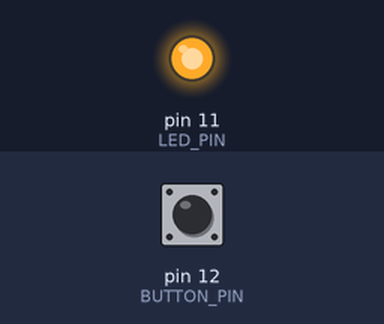
A program run on a simulated Raspberry Pi (header pin numbers). Shown: output pins drawn as LEDs (lit = HIGH). Inputs (shaded band) come from the test bench; at power-on: pin 12 (BUTTON_PIN) HIGH. What the program prints to the terminal is not drawn.

Above: at 0.1 s.
At 5.1 s:
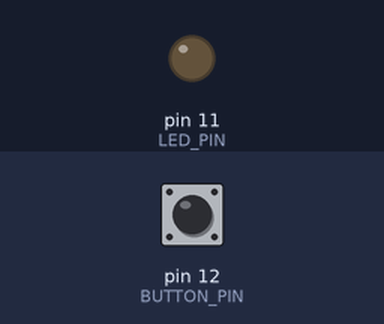
Timing chart, 0 to 6.6 s (numbered marks = the images above):
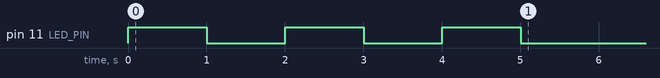

The program:

gpio_example.py
```python
#!/usr/bin/env python3
"""Raspberry Pi GPIO 控制範例"""

import RPi.GPIO as GPIO
import time

GPIO.setmode(GPIO.BOARD)
LED_PIN = 11
BUTTON_PIN = 12

GPIO.setup(LED_PIN, GPIO.OUT)
GPIO.setup(BUTTON_PIN, GPIO.IN, pull_up_down=GPIO.PUD_UP)

def blink_led():
    GPIO.output(LED_PIN, GPIO.HIGH)
    time.sleep(1)
    GPIO.output(LED_PIN, GPIO.LOW)
    time.sleep(1)

def button_led():
    if GPIO.input(BUTTON_PIN) == GPIO.LOW:
        GPIO.output(LED_PIN, GPIO.HIGH)
    else:
        GPIO.output(LED_PIN, GPIO.LOW)

def demo():
    print("=" * 60)
    print("Raspberry Pi GPIO Demo")
    print("=" * 60)

    print("\n--- LED Blink ---")
    print("Blinking LED 3 times...")
    for _ in range(3):
        blink_led()

    print("\n--- Button LED Control ---")
    print("Press Ctrl+C to exit")
    try:
        while True:
            button_led()
            time.sleep(0.1)
    except KeyboardInterrupt:
        print("\nExiting...")

    GPIO.cleanup()
    print("Done!")

if __name__ == "__main__":
    demo()
```
